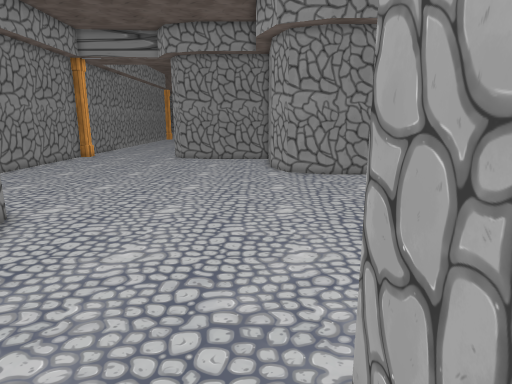
[1] (above)

16 first-person views from a walk through a 3-D level made in the Unity game engine. The camera is 1.5 m above the floor, tilts 12° down and sees 75° across. The floor is counted in squares, 0.5 m on a side. Each view is taken from the middle of a square. On the plan, view 1 faces up. The plan holds only what a view shows up to about 20 squares ahead; the rest is blank. The place goes on beyond the plan. Door leaves are left out, so doorways stand open. Some surface patterns are stand-ins.

[2]
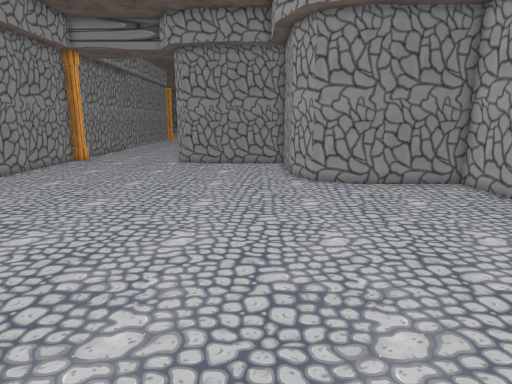

[3]
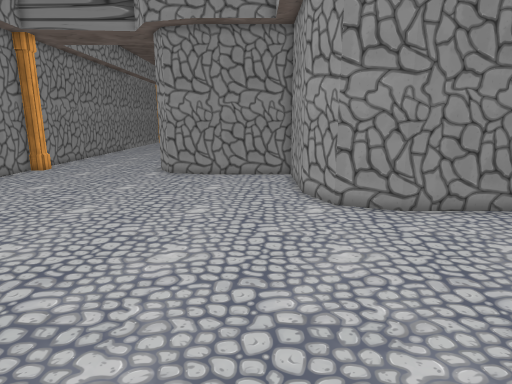

[4]
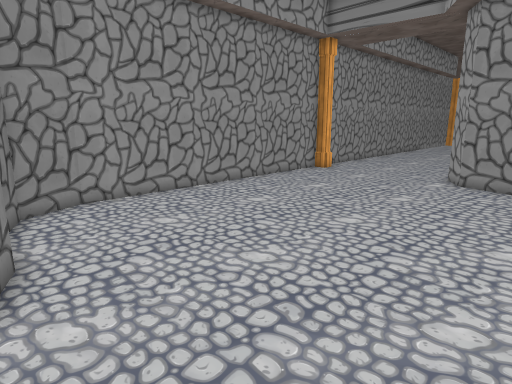

[5]
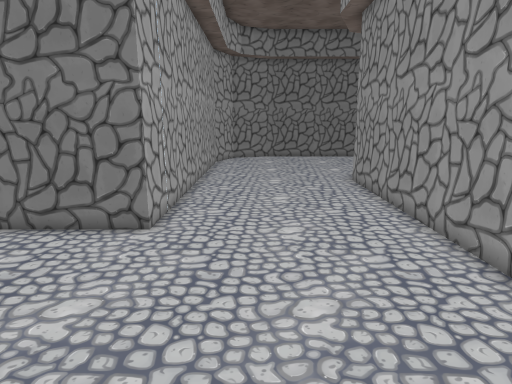

[6]
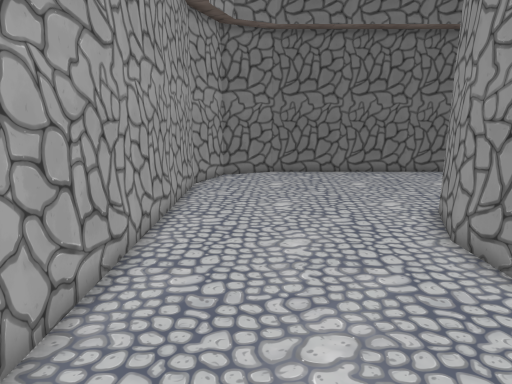

[7]
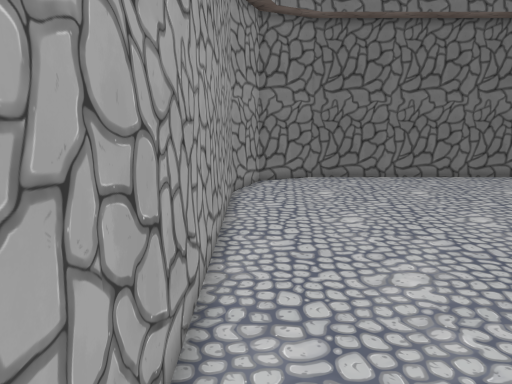

[8]
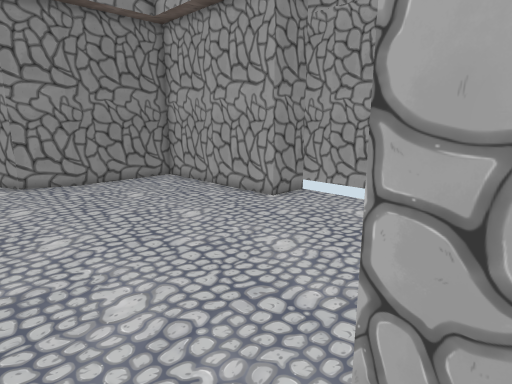

[9]
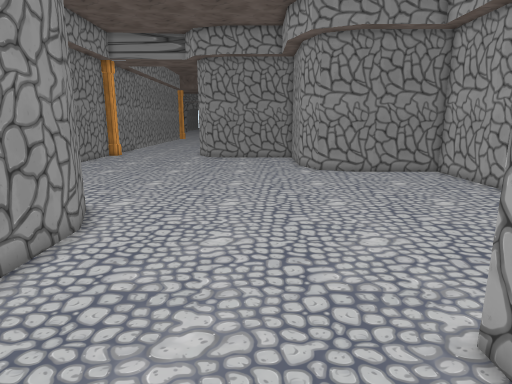

[10]
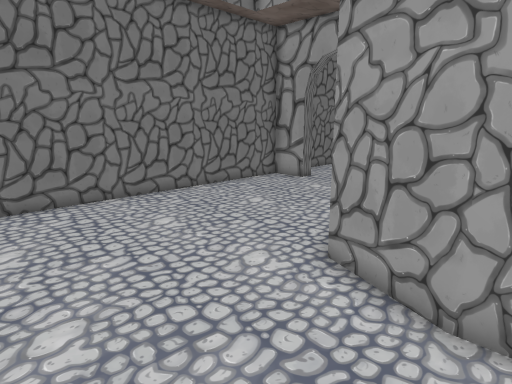

[11]
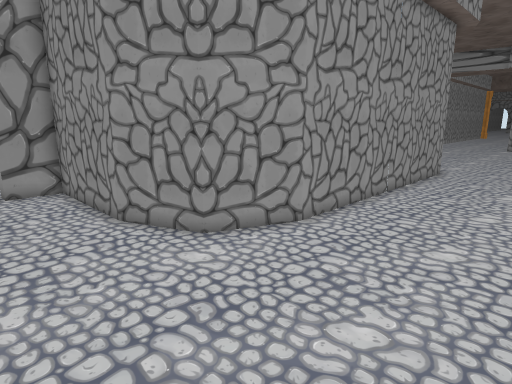

[12]
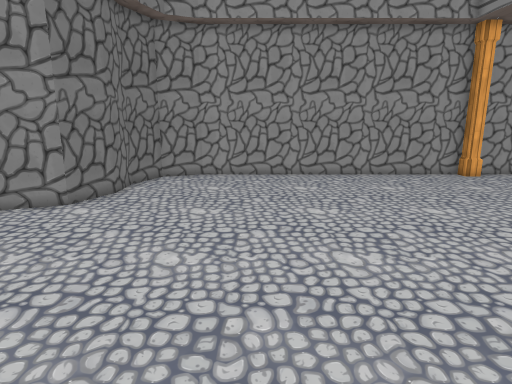

[13]
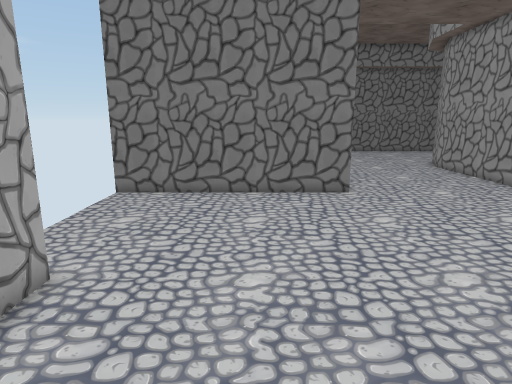

[14]
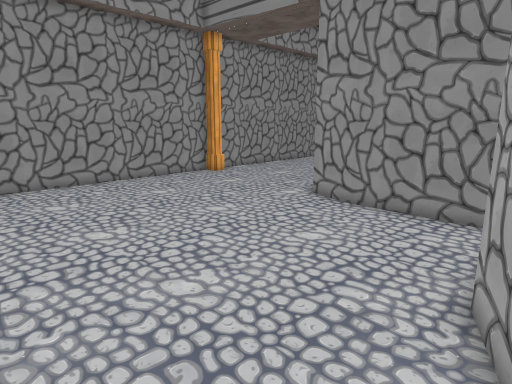

[15]
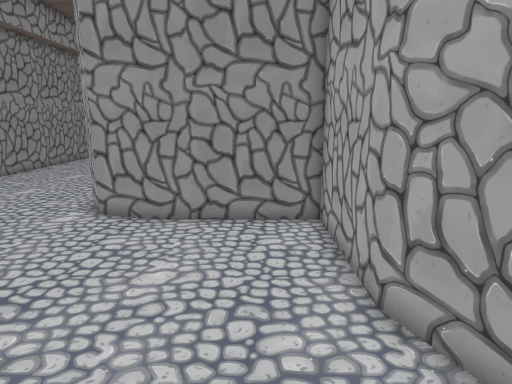

[16]
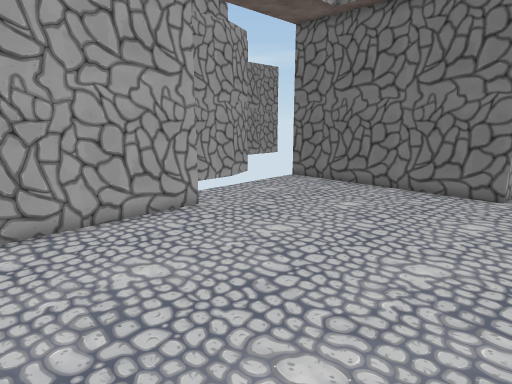

### Floor plan
Points are (right, up) in squares from view 1. A wall is a line through its corners. A room is listed if a view was taken in it or the views show most of it. See-through windows are left out.
Room 1 (views 1, 2, 3, 4, 5, 6, 7, 8, 9, 10, 11, 12, 13, 14, 15, 16)
walls: (11, 11) (9, 11) (9, 19) (4, 19) (1.9, 19.9) (1, 22) (1, 27) (-4.1, 27); (-4, 27) (-6.1, 27.6) (-7, 29); (-15, 28.5) (-15, 13.9) (-14.1, 11.9) (-12.1, 11) (-9.9, 11) (-7.9, 10.1) (-7, 8.1) (-7, -5.1) (-8.1, -7.9) (-10.9, -9) (-15.5, -9); (-15.5, -17) (-2.9, -17) (-0.2, -15.9) (1, -13) (1, 3) (11, 3)
objects: column (-15, 29) to (-14, 29)

Where each view was taken, in squares from view 1:
view 1: 0 up, 0 right, facing up
view 2: 3 up, 1 left, facing up
view 3: 8 up, 1 left, facing up
view 4: 10 up, 2 left, facing up-left
view 5: 12 up, 2 left, facing down
view 6: 3 up, 2 left, facing down
view 7: 1 up, 0 right, facing down
view 8: 2 up, 1 left, facing up-right
view 9: 1 down, 2 left, facing up
view 10: 4 down, 2 left, facing down-left
view 11: 13 down, 1 left, facing up-left
view 12: 17 up, 4 right, facing left
view 13: 17 up, 5 right, facing down
view 14: 16 up, 2 right, facing up-left
view 15: 17 up, 1 left, facing up
view 16: 18 up, 1 left, facing down-right
